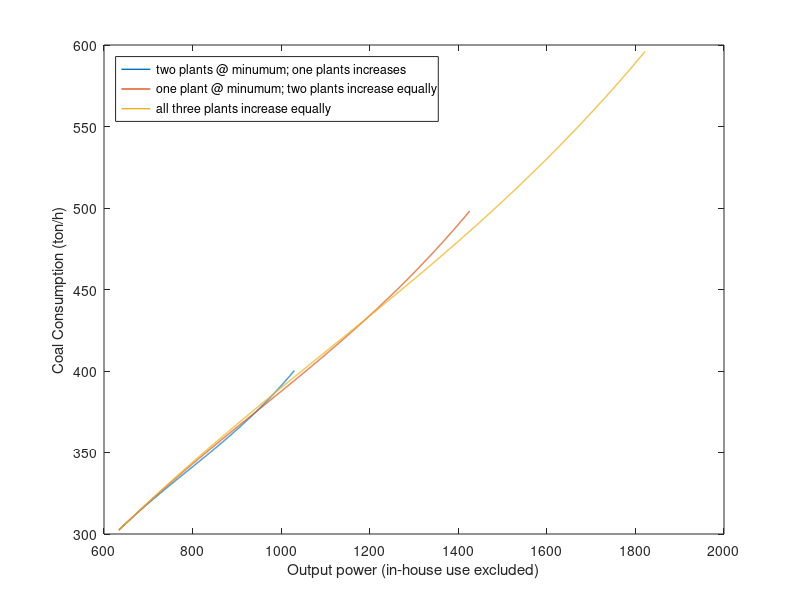

The MATLAB source for this figure:
clear
close all
clc

coal_nameplate = 660; % [MW]


%% No units
% figure(1); clf; hold on; box on;
% x = 0;
% y = 0;
% plot(x, y, 'x', 'linewidth', 1);


%% One unit
dx = 200;
u_coal_unit = linspace(0.4,1,dx) * coal_nameplate;
v_coal_unit = u_coal_unit-0.08*coal_nameplate;
f_coal_unit = (266*linspace(0.4,1,dx).^2 -507*linspace(0.4,1,dx) + 542).*linspace(0.4,1,dx)*coal_nameplate/1e3; %[g/kWh]

% ==============================
v = v_coal_unit;
y = f_coal_unit;

% ==============================
% figure(1); clf; hold on; box on;
% plot(v, y, 'linewidth', 1);
% % plot(x([1,end]), y([1,end]), '--', 'color', [0.7 0.7 0.7])
% xlabel('Output power (in-house use excluded)');
% ylabel('Coal Consumption (ton/h)');


%% Two units
dx = 1000;
u_coal_unit = linspace(0.4,1,dx) * coal_nameplate;
v_coal_unit = u_coal_unit-0.08*coal_nameplate;
f_coal_unit = (266*linspace(0.4,1,dx).^2 -507*linspace(0.4,1,dx) + 542).*linspace(0.4,1,dx)*coal_nameplate/1e3; %[g/kWh]
u_min = min(u_coal_unit)*ones(1,dx);
v_min = min(v_coal_unit)*ones(1,dx);
f_min = min(f_coal_unit)*ones(1,dx);

% ==============================
v1a = v_min;
f1a = f_min;
v2a = v_coal_unit;
f2a = f_coal_unit;
va = v1a + v2a;
fa = f1a + f2a;

v1b = v_coal_unit;
f1b = f_coal_unit;
v2b = v_coal_unit;
f2b = f_coal_unit;
vb = v1b + v2b;
fb = f1b + f2b;

% figure(2); clf; hold on; box on;
% plot(va, fa, 'linewidth', 1);
% plot(vb, fb, 'linewidth', 1);
% xlabel('Output power (in-house use excluded)');
% ylabel('Coal Consumption (ton/h)');
% legend('u1@minumum; u2 increases', 'u1 & u2 increase equally');
% set(legend, 'location', 'northwest');

% ==============================
v1a_extended = interp1(va, v1a, vb);
v2a_extended = interp1(va, v2a, vb);
fa_extended = interp1(va, fa, vb);
f = [fa_extended; fb];
[value, id_row] = min(f);

id_col = 1:length(id_row);
id = sub2ind([2,dx], id_row, id_col);

v1 = [v1a_extended; v1b];
v2 = [v2a_extended; v2b];
opt_f = value;
opt_v1 = v1(id);
opt_v2 = v2(id);

% =====
% figure(21); clf;
% area(vb, [opt_v1; opt_v2]');
% 
% figure(22); clf;
% subplot(2,1,1);
% plot(vb, opt_v1); hold on;
% ylim([0 700]);
% 
% subplot(2,1,2);
% plot(vb, opt_v2); hold on;
% ylim([0 700]);


%% Three units;
dx = 2000;
u_coal_unit = linspace(0.4,1,dx) * coal_nameplate;
v_coal_unit = u_coal_unit-0.08*coal_nameplate;
f_coal_unit = (266*linspace(0.4,1,dx).^2 -507*linspace(0.4,1,dx) + 542).*linspace(0.4,1,dx)*coal_nameplate/1e3; %[g/kWh]
u_min = min(u_coal_unit)*ones(1,dx);
v_min = min(v_coal_unit)*ones(1,dx);
f_min = min(f_coal_unit)*ones(1,dx);

% ==============================
x1 = v_min;
f1 = f_min;
x2 = v_min;
f2 = f_min;
x3 = v_coal_unit;
f3 = f_coal_unit;
xa = x1 + x2 + x3;
fa = f1 + f2 + f3;

x1 = v_min;
f1 = f_min;
x2 = v_coal_unit;
f2 = f_coal_unit;
x3 = v_coal_unit;
f3 = f_coal_unit;
xb = x1 + x2 + x3;
fb = f1 + f2 + f3;

x1 = v_coal_unit;
f1 = f_coal_unit;
x2 = v_coal_unit;
f2 = f_coal_unit;
x3 = v_coal_unit;
f3 = f_coal_unit;
xc = x1 + x2 + x3;
fc = f1 + f2 + f3;

figure(2); clf; hold on; box on;
plot(xa, fa, 'linewidth', 1);
plot(xb, fb, 'linewidth', 1);
plot(xc, fc, 'linewidth', 1);

legend('two plants @ minumum; one plants increases', 'one plant @ minumum; two plants increase equally', 'all three plants increase equally');
set(legend, 'location', 'northwest');

xlabel('Output power (in-house use excluded)');
ylabel('Coal Consumption (ton/h)');


%% Four units
% x = v_coal_unit1*3;
% y = f_coal_unit1*3;
% plot(x, y, 'linewidth', 1);
% % plot(x([1,end]), y([1,end]), '--', 'color', [0.7 0.7 0.7])
% 
% x = v_coal_unit1*4;
% y = f_coal_unit1*4;
% plot(x, y, 'linewidth', 1);
% % plot(x([1,end]), y([1,end]), '--', 'color', [0.7 0.7 0.7])
% 
% grid on;

